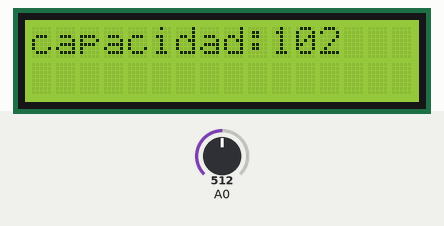
This sketch was run on a simulated Arduino Uno, built with avr-gcc and run on an emulated ATmega328P. Parts: 16×2 character LCD. The inputs (shaded band) are chosen by the test bench; at power-on: A0 = 512.

Above: at 1.2 s.
1.3 s: A0 set to 716
At 1.7 s:
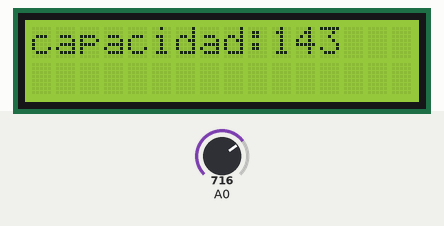
2.8 s: A0 set to 900
At 4.0 s:
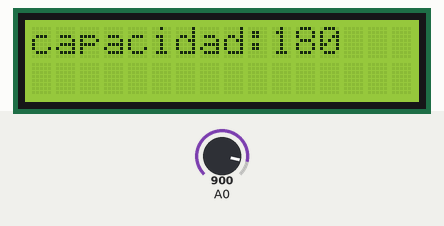
4.3 s: A0 set to 1023
At 5.2 s:
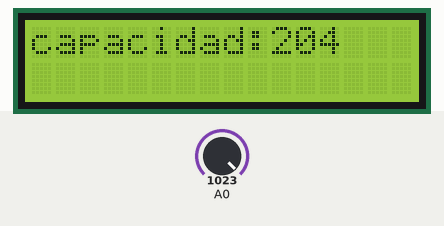
Timing chart, 0 to 7.3 s (numbered marks = the images above; inputs shaded):
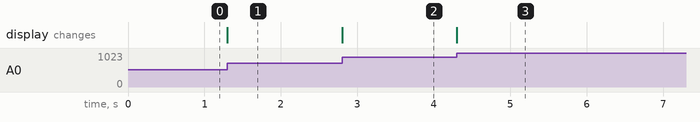

The sketch:

sensor_de_agua_con_lcd.ino
```cpp
#include <LiquidCrystal.h>


LiquidCrystal lcd(12, 11, 5, 4, 3, 2);
int nivel=0;
int lvl=0;
void setup()
{
 lcd.begin(16, 2);
 lcd.setCursor(0,0);
 lcd.print("capacidad:");
 lcd.setCursor(12,0);
 lcd.print("%");
}

void loop()
{
 nivel=analogRead(A0);
 lvl=map(nivel,0,500,0,100);
 lcd.setCursor(10,0);
 lcd.print(lvl);
}
/*d4-5
 * d5-4
 * d6-3
 * d7-2
 * a-+
 * k-gnd
 * E-11
 * rw-gnd
 * rs-12
 * v0-potenciometro
 * vdd-+
 * vss--
 */
```

Measured:
- after the input at 1.3 s, the display: changes at once (image 1)
- after the input at 2.8 s, the display: changes at once (image 2)
- after the input at 4.3 s, the display: changes at once (image 3)
